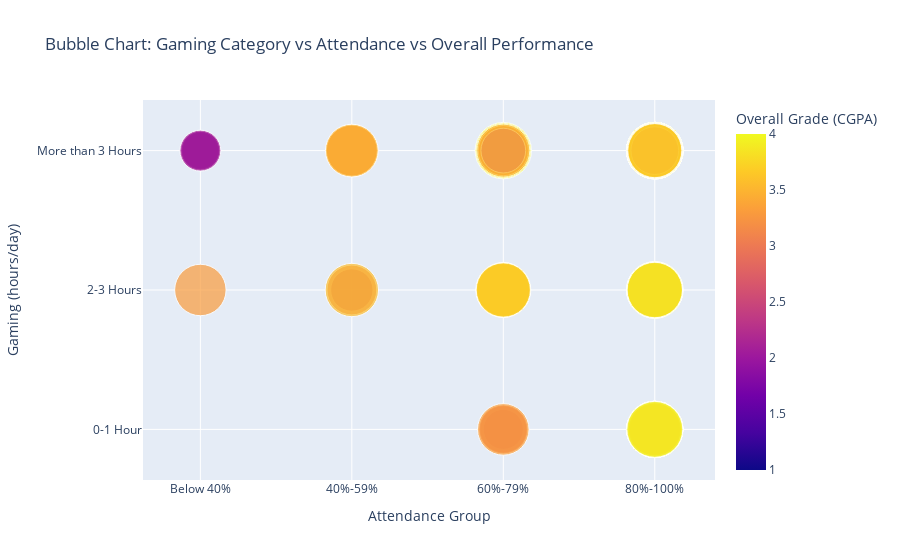

Notebook code cell kept with this figure:
### Markdown cell above
**3.2.3 Argument 3 voor perspectief 2**

De bubble chart toont het verband tussen dagelijkse gametijd, schoolaanweziheid en cijfers (CGPA). Uit deze visualisatie blijkt duidelijk dat meer gamen samenhangt met lagere studieprestaties.

### Code cell
df = pd.read_csv("ResearchInformation3.csv")

# Filter relevante kolommen en verwijder missende waarden
df_clean = df[["Gaming", "Attendance", "Overall"]].dropna().copy()

# Omgekeerde logische volgorde voor 'Gaming' (hoogste bovenaan)
gaming_order = ["More than 3 Hours", "2-3 Hours", "0-1 Hour"]
df_clean = df_clean[df_clean["Gaming"].isin(gaming_order)]
df_clean["Gaming"] = pd.Categorical(df_clean["Gaming"], categories=gaming_order, ordered=True)

# Gewenste volgorde voor 'Attendance'
attendance_order = ["Below 40%", "40%-59%", "60%-79%", "80%-100%"]
df_clean = df_clean[df_clean["Attendance"].isin(attendance_order)]
df_clean["Attendance"] = pd.Categorical(df_clean["Attendance"], categories=attendance_order, ordered=True)

# Bubble chart aanmaken
fig = px.scatter(
    df_clean,
    x="Attendance",
    y="Gaming",
    size="Overall",
    color="Overall",
    title="Bubble Chart: Gaming Category vs Attendance vs Overall Performance",
    labels={
        "Attendance": "Attendance Group",
        "Gaming": "Gaming (hours/day)",
        "Overall": "Overall Grade (CGPA)"
    },
    category_orders={
        "Attendance": attendance_order,
        "Gaming": gaming_order
    },
    size_max=40,
    height= 600
)

fig.show()

### Figure 1 — Plotly figure (JSON) as saved in the notebook; plotly's stock layout.template omitted (floating-point values rounded to 4 significant figures; data arrays with more than 128 entries replaced by an {"elided": "..."} marker saying what was removed)
{"data": [{"hovertemplate": "Attendance Group=%{x}<br>Gaming (hours/day)=%{y}<br>Overall Grade (CGPA)=%{marker.color}<extra></extra>", "legendgroup": "", "marker": {"color": {"elided": "493 float values"}, "coloraxis": "coloraxis", "size": {"elided": "493 float values"}, "sizemode": "area", "sizeref": 0.0025, "symbol": "circle"}, "mode": "markers", "name": "", "orientation": "v", "showlegend": false, "type": "scatter", "x": {"elided": "493 str values"}, "xaxis": "x", "y": {"elided": "493 str values"}, "yaxis": "y"}], "layout": {"autosize": true, "coloraxis": {"colorbar": {"title": {"text": "Overall Grade (CGPA)"}}, "colorscale": [[0, "#0d0887"], [0.1111, "#46039f"], [0.2222, "#7201a8"], [0.3333, "#9c179e"], [0.4444, "#bd3786"], [0.5556, "#d8576b"], [0.6667, "#ed7953"], [0.7778, "#fb9f3a"], [0.8889, "#fdca26"], [1, "#f0f921"]]}, "legend": {"itemsizing": "constant", "tracegroupgap": 0}, "title": {"text": "Bubble Chart: Gaming Category vs Attendance vs Overall Performance"}, "xaxis": {"anchor": "y", "autorange": true, "categoryarray": ["Below 40%", "40%-59%", "60%-79%", "80%-100%"], "categoryorder": "array", "domain": [0, 1], "range": [-0.3244, 3.338], "title": {"text": "Attendance Group"}, "type": "category"}, "yaxis": {"anchor": "x", "autorange": true, "categoryarray": ["0-1 Hour", "2-3 Hours", "More than 3 Hours"], "categoryorder": "array", "domain": [0, 1], "range": [-0.8227, 2.823], "title": {"text": "Gaming (hours/day)"}, "type": "category"}}}
